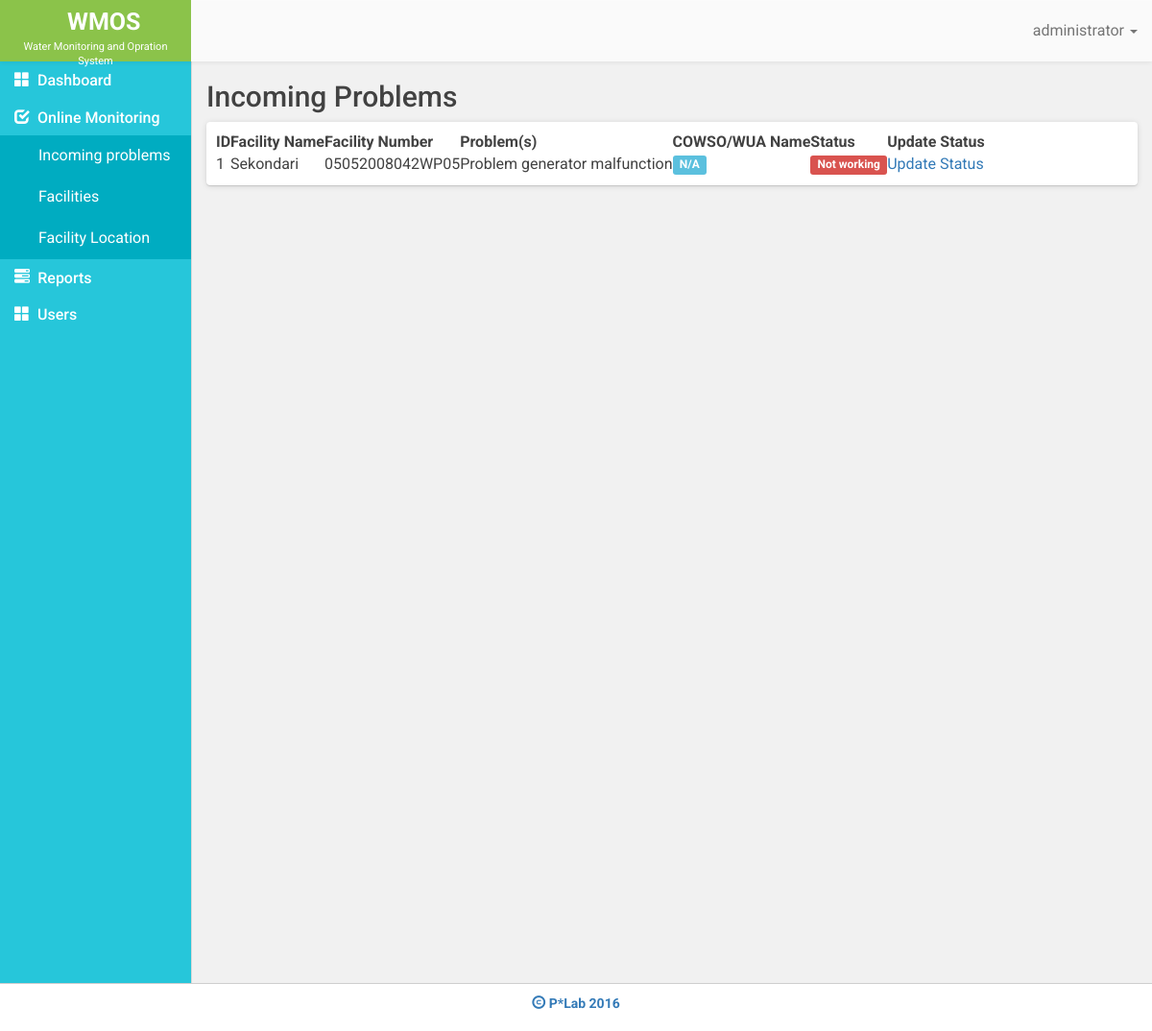
Before: /problems.php (signed in) with the older database file.
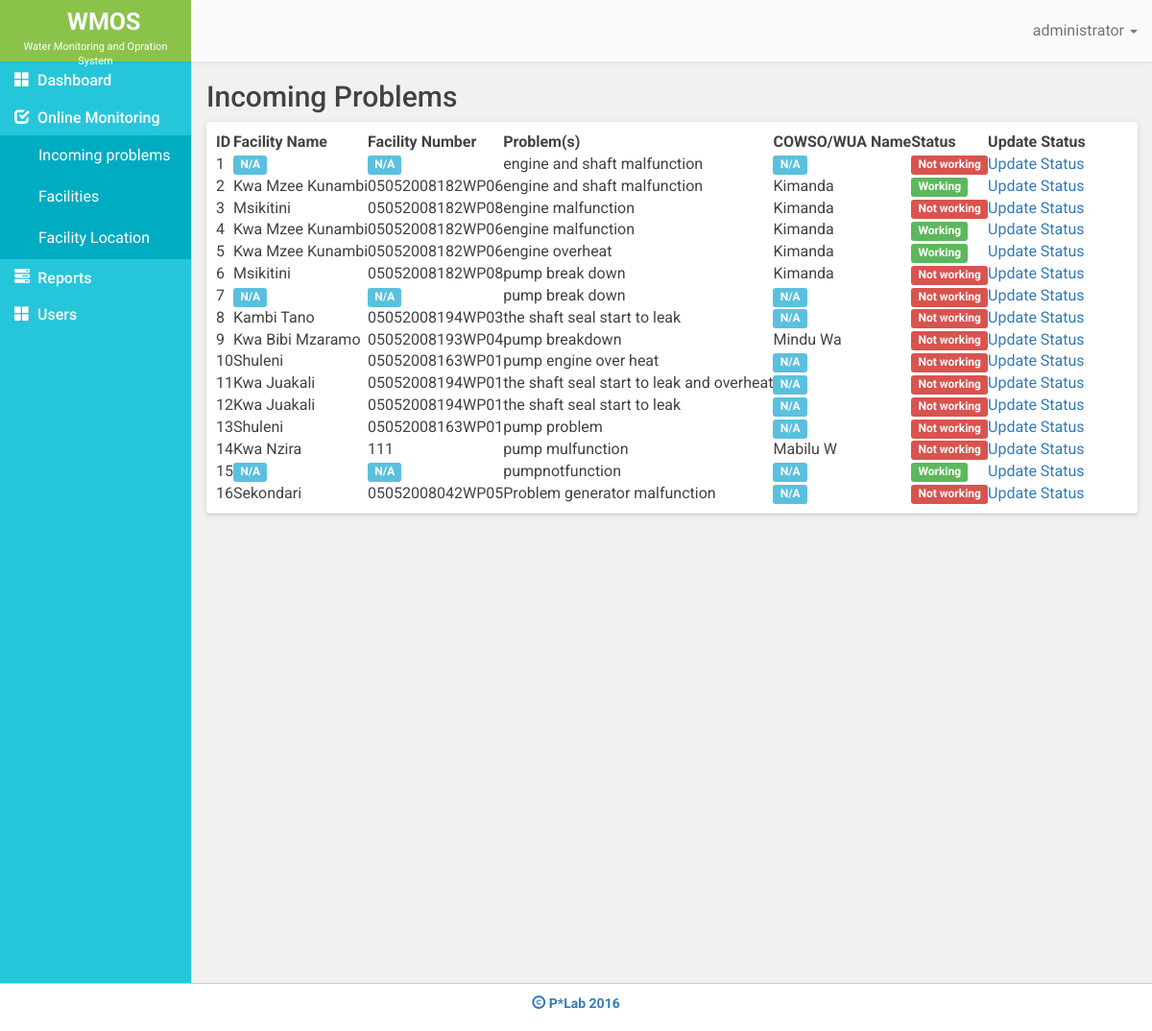
After: the same page with the newer database file.
### tables this page shows
CREATE TABLE `faci_problems` (
  `id` int(11) NOT NULL,
  `faci_name` varchar(100) NOT NULL,
  `faci_num` varchar(100) NOT NULL,
  `problems` text NOT NULL,
  `com_name` varchar(100) NOT NULL,
  `status` int(11) NOT NULL,
  `prob_date` timestamp NOT NULL DEFAULT CURRENT_TIMESTAMP ON UPDATE CURRENT_TIMESTAMP
);

### problems.php (the view, shortened to what this page needs)
<?php
include 'database.php';
$sql = "SELECT * FROM faci_problems ORDER BY id DESC";
$result = mysqli_query($conn,$sql) or die (mysqli_error());
$data = false;
while ($row = mysqli_fetch_assoc($result)) {
	$data[] = array(
					'faci_name' 	=> $row['faci_name'],
					'faci_num' 		=> $row['faci_num'],
					'com_name' 		=> $row['com_name'],
					'problems' 		=> $row['problems'],
					'status' 		=> $row['status'],
					'id' 			=> $row['id'],
				);
}
 ?>
<!DOCTYPE html>
<html>
<head>
	<?php include "includes/_csslinks.php"; ?>
</head>
<body>
	<?php include 'includes/_header.php'; ?>
	<div class= "container-fluid">
		<div class="row" id="page">
			<?php include "includes/_sidebar.php"; ?>
			<div class="col-md-10">
				<h2 class="page-title">Incoming Problems</h2>
				<div class="row">
					<div class="col-md-12">
						<div class="white-data-table">
							<table class="hover row-border compact" id="sms-table">
			                    <thead>
		                            <tr>
		                                <th>ID</th>
		                                <th>Facility Name</th>
		                                <th>Facility Number</th>
		                                <th>Problem(s)</th>
		                                <th>COWSO/WUA Name</th>
		                                <th>Status</th>
		                                <?php echo $_SESSION['role'] == 'user' ? '<th class="hidden">':'<th>' ?>
		                                Update Status</th>
		                            </tr>
		                        </thead>
		                        <tbody>
		                        	<?php
		                        		$i = 1;
		                        		if ($data):
			                        		foreach ($data as $key => $value):
		                        	 ?>
			                            <tr>
			                                <td><?php echo $i ?></td>
			                                <td><?php echo $value['faci_name'] == ''? '<span class="label label-info">N/A</span>': $value['faci_name'] ?></td>
			                                <td><?php echo $value['faci_num'] == ''? '<span class="label label-info">N/A</span>': $value['faci_num'] ?></td>
			                                <td><?php echo $value['problems'] ?></td>
			                                <td><?php echo $value['com_name'] == ''? '<span class="label label-info">N/A</span>': $value['com_name'] ?></td>
			                                <td><?php echo $value['status'] == 0 ? ' <span class="label label-danger">Not working</span>':'<span class="label label-success">Working</span>'; ?></td>
			                                <?php echo $_SESSION['role'] == 'user' ? '<td class="hidden">':'<td>' ?>
			                                <a href="edit_facility_status.php?id=<?php echo $value['faci_num'] ?>&prob_id= <?php echo $value['id'] ?>"> Update Status</a></td>
			                            </tr>
		                            <?php   $i++;
											endforeach;
			                           	endif;
		                             ?>
		                        </tbody>
		                    </table>
						</div>
					</div>
				</div>
			</div>
		</div>
		 <?php include "includes/_footer.php"; ?>
	</div>
<?php include "includes/_jslinks.php"; ?>
</body>
</html>

### includes/_csslinks.php (shortened to what this page needs)
<!DOCTYPE html>
<html>
<head>
	<link rel="stylesheet" type="text/css" href="styles/bootstrap/css/bootstrap.min.css">
	<link rel="stylesheet" type="text/css" href="styles/bootstrap/css/bootstrap-theme.min.css">
	<link rel="stylesheet" type="text/css" href="styles/majismain.css">
	<link rel="stylesheet" type="text/css" href="https://cdn.datatables.net/s/dt/dt-1.10.10/datatables.min.css"/>
</head>
<body>
</body>
</html>

### includes/_header.php (shortened to what this page needs)
<nav class="navbar navbar-default navbar-fixed-top" id="nav-boss">
	<div class="container-fluid">
		<div class="col-md-2 row logo-box">
			<div class="logo-box-title">
				WMOS
			</div>
			<div class="logo-box-name">
				Water Monitoring and Opration System
			</div>
		</div>
	    <ul class="nav navbar-nav navbar-right">
	    	<li>
	    		<a href="">
	    		</a>
	    	</li>
			<li class="dropdown">
				<a href="#" class="dropdown-toggle" data-toggle="dropdown" role="button" aria-haspopup="true" aria-expanded="false">
					<?php echo $_SESSION['username']; ?>
					<span class="caret"></span>
				</a>
			</li>
		</ul>
	  </div>
</nav>

### includes/_sidebar.php (shortened to what this page needs)
<div class="col-md-2 sidebar" id="side-bar">
	<div class="panel-group" id="accordion" role="tablist" aria-multiselectable="true">
		<div class="panel panel-default">
			<div class="panel-heading" role="tab" id="headingOne">
				<h4 class="panel-title">
					<a role="button" data-toggle="collapse" data-parent="#accordion" href="#x" aria-expanded="false" aria-controls="x">
					<span class="glyphicon glyphicon-th-large"> </span>&nbsp;&nbsp;<a href="index.php">Dashboard</a>
				</a>
				</h4>
			</div>
		</div>
		<div class="panel panel-default">
			<div class="panel-heading" role="tab" id="headingOne">
				<h4 class="panel-title">
					<a role="button" data-toggle="collapse" data-parent="#accordion" href="#collapseOne" aria-expanded="false" aria-controls="collapseOne">
						<span class="glyphicon glyphicon-check"></span>&nbsp;&nbsp;Online Monitoring
					</a>
				</h4>
			</div>
			<div id="collapseOne" class="panel-collapse collapse" role="tabpanel" aria-labelledby="headingOne">
				<div class="panel-body side-bar-body">
					<ul>
						<a href="problems.php">
							<li>Incoming problems</li>
						</a>
						<a href="facilities.php">
							<li>Facilities</li>
						</a>
						<a href="gps.php">
							<li>Facility Location</li>
						</a>
					</ul>
				</div>
			</div>
		</div>
		<div class="panel panel-default">
			<div class="panel-heading" role="tab" id="headingTwo">
				<h4 class="panel-title">
					<a class="collapsed" role="button" data-toggle="collapse" data-parent="#accordion" href="#collapseTwo" aria-expanded="true" aria-controls="collapseTwo">
						<span class="glyphicon glyphicon-tasks"></span>&nbsp;&nbsp;Reports
					</a>
				</h4>
			</div>
		</div>
		<div class="panel panel-default">
			<div class="panel-heading" role="tab" id="headingOne">
				<h4 class="panel-title">
					<a role="button" data-toggle="collapse" data-parent="#accordion" href="#x" aria-expanded="false" aria-controls="x">
					<span class="glyphicon glyphicon-th-large"> </span>&nbsp;&nbsp;<a href="users.php">Users</a>
				</a>
				</h4>
			</div>
		</div>
	</div>
</div>

### includes/_footer.php
<div class="row">
	        <footer>
	        	<div class="copyright">
					<span class="glyphicon glyphicon-copyright-mark"> </span>
					P*Lab 2016
				</div>
			</footer>
		</div>

### includes/_jslinks.php (shortened to what this page needs)
<link rel="stylesheet" href="//code.jquery.com/ui/1.11.4/themes/smoothness/jquery-ui.css">

### styles/majismain.css (style rules this page uses)
body { font-family: 'Roboto', sans-serif; font-size: 16px; color: #424242; }
.logo-box { background-color: #8BC34A; height: 64px; width: 17%; padding-top: 5px; }
.logo-box-title { color: #fff; font-weight: bold; font-size: 25px; padding-left: 55px; }
.logo-box-name { color: #fff; font-size: 11px; text-align: center; }
.navbar { min-height: 64px; border: none; }
.navbar-default { background-image: none; background-color: #FAFAFA; border-radius: 0px; }
.navbar-default .navbar-nav>li>a { color: #757575; padding-top: 22px; }
.sidebar { background-color:#26c6da; padding-left: 0px; padding-right: 0px; border-right: 1px solid #d8d7d7; height: 120vh; overflow: hidden; }
.side-bar-body li { padding-top: 10px; padding-bottom: 10px; list-style: none; color: #fff; padding-left: 40px; background-color: #00acc1; }
#side-bar .glyphicon { color: #fff; }
.side-bar-body ul { padding-left: 0px; margin-bottom: 0px; }
#side-bar .panel-body { padding-top: 0px; padding-left: 0px; padding-right: 0px; padding-bottom: 0px; }
.panel-group .panel-heading+.panel-collapse>.list-group, .panel-group .panel-heading+.panel-collapse>.panel-body { border-top: transparent; }
#side-bar .panel { border-radius: 0px; margin-top: 0px; border:none; box-shadow: none; -webkit-box-shadow:none; }
#side-bar .panel-title a { color: #fff; text-decoration: none; }
#side-bar .panel-default { border-radius: 0px; margin-top: 0px; border-color: transparent; }
#side-bar .panel-heading { background-color: #26c6da; background-image: none; border-radius: 0px; border-bottom: none; }
#page { min-height: 80vh; margin-top: 64px; background-color: #F1F1F1; }
.page-title { font-size: 30px; }
.sidebar ul { padding: 0px; }
.white-data-table { background-color: #fff; padding: 10px; box-shadow: 0 1px 6px 0 rgba(0, 0, 0, 0.12), 0px 1px 1px 0 rgba(0, 0, 0, 0.12) !important; border-radius: 4px; }
footer { height: 50px; border-top: solid 1px #cecece; }
.copyright { padding-top: 10px; text-align: center; color: #337ab7; font-weight: bold; font-size: 14px; }

Changed rows visible on the page:
added faci_problems: faci_name "N/A", faci_num "N/A", problems "engine and shaft malfunction", com_name "N/A", status "Not working"
added faci_problems: faci_name "Kwa Mzee Kunambi", faci_num "05052008182WP06", problems "engine and shaft malfunction", com_name "Kimanda", status "Working"
added faci_problems: faci_name "Msikitini", faci_num "05052008182WP08", problems "engine malfunction", com_name "Kimanda", status "Not working"
added faci_problems: faci_name "Kwa Mzee Kunambi", faci_num "05052008182WP06", problems "engine malfunction", com_name "Kimanda", status "Working"
added faci_problems: faci_name "Kwa Mzee Kunambi", faci_num "05052008182WP06", problems "engine overheat", com_name "Kimanda", status "Working"
added faci_problems: faci_name "Msikitini", faci_num "05052008182WP08", problems "pump break down", com_name "Kimanda", status "Not working"
added faci_problems: faci_name "N/A", faci_num "N/A", problems "pump break down", com_name "N/A", status "Not working"
added faci_problems: faci_name "Kambi Tano", faci_num "05052008194WP03", problems "the shaft seal start to leak", com_name "N/A", status "Not working"
added faci_problems: faci_name "Kwa Bibi Mzaramo", faci_num "05052008193WP04", problems "pump breakdown", com_name "Mindu Wa", status "Not working"
added faci_problems: faci_name "Shuleni", faci_num "05052008163WP01", problems "pump engine over heat", com_name "N/A", status "Not working"
added faci_problems: faci_name "Kwa Juakali", faci_num "05052008194WP01", problems "the shaft seal start to leak and overheat", com_name "N/A", status "Not working"
added faci_problems: faci_name "Kwa Juakali", faci_num "05052008194WP01", problems "the shaft seal start to leak", com_name "N/A", status "Not working"
added faci_problems: faci_name "Shuleni", faci_num "05052008163WP01", problems "pump problem", com_name "N/A", status "Not working"
added faci_problems: faci_name "Kwa Nzira", faci_num "111", problems "pump mulfunction", com_name "Mabilu W", status "Not working"
added faci_problems: faci_name "N/A", faci_num "N/A", problems "pumpnotfunction", com_name "N/A", status "Working"
